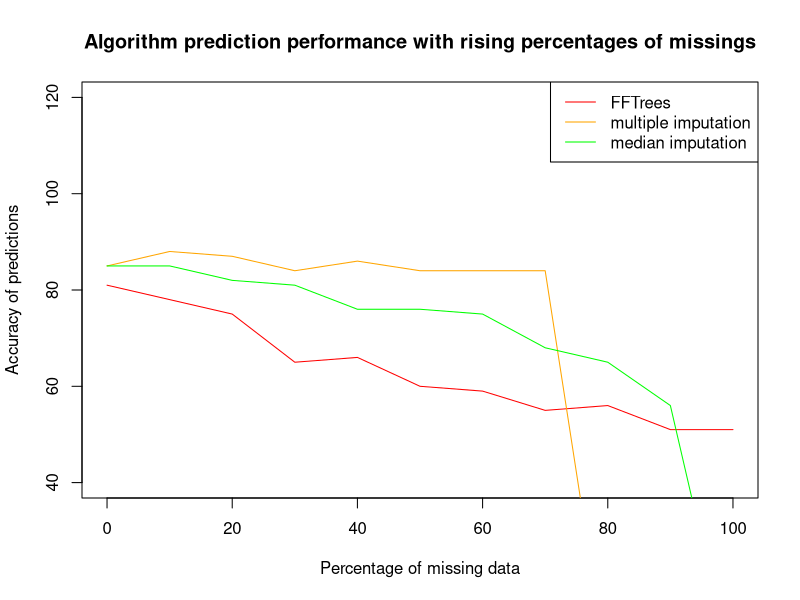

Generate this figure with R:
## ---- chunk 1
# Plot graph
x <-                      c( 0, 10, 20, 30, 40, 50, 60, 70, 80, 90, 100)
y <-                      c(81, 78, 75, 65, 66, 60, 59, 55, 56, 51, 51)
y_log_reg_multiple_imp <- c(85, 88, 87, 84, 86, 84, 84, 84, 0, 0, 0)
y_log_reg_mean_imp <-     c(85, 85, 82, 81, 76, 76, 75, 68, 65, 56, 0)

plot(x, y, type = "l",ylim = c(40,120), col = "red", xlab = "Percentage of missing data", ylab = "Accuracy of predictions",
main = "Algorithm prediction performance with rising percentages of missings")
lines(x, y_log_reg_multiple_imp, col = "orange")
lines(x, y_log_reg_mean_imp, col = "green")
#lines(x, handle_NA_costs, col = "orange")

# Add a legend to the graph:
legend("topright", legend = c("FFTrees", "multiple imputation", "median imputation"), col = c("red", "orange", "green"), lty = 1)

